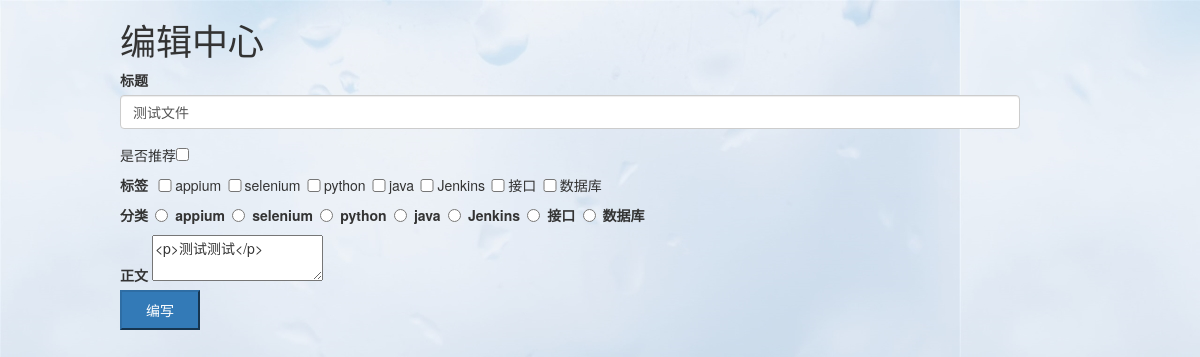
Screenshot of /edit/1 (signed in) with the database file from the repository.
### app/models.py (models this page shows, shortened)
class Post(db.Model):
    __tablename__='posts'
    id=db.Column(db.Integer(),primary_key=True,autoincrement=True)
    title=db.Column(db.String(255),unique=True)
    text=db.Column(db.Text())
    publish_date=db.Column(db.DateTime(),default=datetime.datetime.now())
    user_id=db.Column(db.Integer(),db.ForeignKey('users.id'))
    is_recomment=db.Column(db.Boolean(),default=False)
    comments = db.relationship(
        'Comment',
        backref='posts',
        lazy='dynamic')
    tag = db.relationship(
        'Tag',
        secondary=posts_tags,
        backref=db.backref('posts', lazy='dynamic')
    )
    classname=db.relationship('Classifa',
    	secondary=post_class,
    	backref=db.backref('posts'))

class Tag(db.Model):
    __tablename__ = 'tags'
    id = db.Column(db.Integer(), primary_key=True)
    name=db.Column(db.String(255))

class Classifa(db.Model):
    __tablename__='fenlei'
    id=db.Column(db.Integer(),primary_key=True)
    name=db.Column(db.String(64))

### app/views.py (the view, shortened to what this page needs)
@app.route('/edit/<string:post_id>',methods=['GET',"POST"])
def edit(post_id):
    if not session.get('username'):
        return redirect(url_for('login'))
    post=Post.query.filter_by(id=post_id).first()
    form=PostForm()
    tags = db.session.query(Tag).all()
    fenleis = db.session.query(Classifa).all()
    post_user=User.query.filter_by(id=post.user_id).first().username
    if session['username']!=post_user:
        return  redirect(url_for('center_person'))
    form=PostForm()
    form.title.data=post.title
    form.text.data=post.text
    return render_template('edit.html',form=form,tags=tags,fenleis=fenleis)

### app/form_app.py
class PostForm(Form):
	title = StringField('标题',validators=[validators.DataRequired(),validators.length(min=1,max=255,message='请输入评论内容')],render_kw={'placeholder':u'请输入标题'})
	text = TextAreaField('正文',validators= [validators.DataRequired()])

### app/templates/edit.html (shortened to what this page needs)
<!DOCTYPE html>
<html lang="en">
<head>
    <link rel="stylesheet" href="http://cdn.static.runoob.com/libs/bootstrap/3.3.7/css/bootstrap.min.css">
</head>
<body background="../static/img/178.jpg" >
<div class="col-md-9" style="margin-left:10%">
<div class="row">
  <h1 >编辑中心</h1>
  <form method="POST" action="">
    <div class="form-group">
      {{ form.title.label }}
      {{ form.title(class_='form-control') }}
    </div>
  <p>是否推荐<input type="checkbox" name="checkbox"></p>
    <span class="checkbox inline"><strong>标签</strong>&nbsp;&nbsp;&nbsp;&nbsp;&nbsp;&nbsp;
         {% for tag in tags %}
             <input type="checkbox" name="tag" style="width: 20px" value="{{ tag.name }}"> {{ tag.name }}&nbsp;&nbsp;&nbsp;&nbsp;&nbsp;
        {% endfor %}
    </span>
  <label class="radio"><strong>分类</strong>&nbsp;&nbsp;&nbsp;&nbsp;&nbsp;&nbsp;
      {% for fenlei in fenleis %}
  <input type="radio" name="optionsRadios" id="optionsRadios1" value="{{ fenlei.name }}" >{{ fenlei.name }}&nbsp;&nbsp;&nbsp;&nbsp;&nbsp;&nbsp;
      {% endfor %}
</label>
    <div class="form-gruop">
      {{ form.text.label }}
      {{ form.text(id="editor") }}
    </div>
      <button class="btn-primary" type="submit" style="width: 80px;height: 40px" >编写</button>
  </form>
</div>
</div>
</body>
</html>

### rows the page displays
Post: title "测试文件", text "<p>测试测试</p>"
Tag: name "appium"
Tag: name "selenium"
Tag: name "python"
Tag: name "java"
Tag: name "Jenkins"
Tag: name "接口"
Tag: name "数据库"
Classifa: name "appium"
Classifa: name "selenium"
Classifa: name "python"
Classifa: name "java"
Classifa: name "Jenkins"
Classifa: name "接口"
Classifa: name "数据库"
